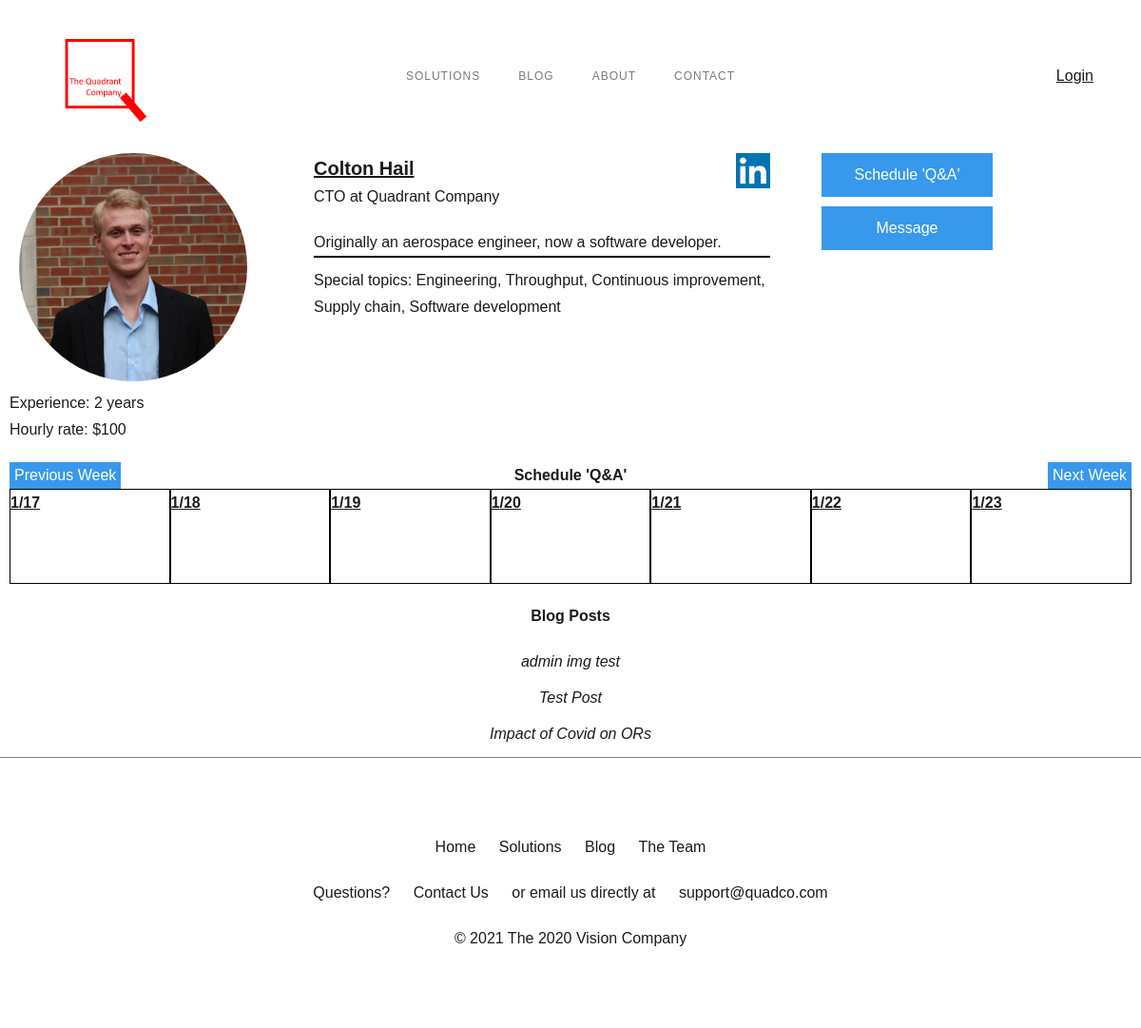
Screenshot of /profiles/profiles/1/2021-01-17 with the database file from the repository.
### solutions/models.py (models this page shows, shortened)
class qinfo(models.Model):
	prefixes = (('Mr.','Mr.'),('Mrs.','Mrs.'),('Ms.','Ms.'),('Dr.','Dr.'),)
	suffixes = (('PhD','PhD'),('M.D.','M.D.'),)
	categories = (('medicine','Medicine'),)
	actives = ((1,'Yes'),(0,'No'),)
	competency = ((1,'Yes'),(0,'No'))
	qn = models.IntegerField(primary_key=True)
	active = models.IntegerField(choices=actives,default=1)
	prefix = models.CharField(max_length=255,choices=prefixes,blank=True)
	first = models.CharField(max_length=255)
	last = models.CharField(max_length=255)
	suffix = models.CharField(max_length=255,choices=suffixes,blank=True)
	category = models.CharField(max_length=255,choices=categories)
	servicelinedev = models.IntegerField(choices=competency,default=0)
	capitalplan = models.IntegerField(choices=competency,default=0)
	pysicianrecruitment = models.IntegerField(choices=competency,default=0)
	processimprove = models.IntegerField(choices=competency,default=0)
	productivity = models.IntegerField(choices=competency,default=0)
	operationsfinance = models.IntegerField(choices=competency,default=0)
	leadingmeetings = models.IntegerField(choices=competency,default=0)
	dataanalysis = models.IntegerField(choices=competency,default=0)
	teamcourses = models.IntegerField(choices=competency,default=0)
	personalleadership = models.IntegerField(choices=competency,default=0)
	personalitytypes = models.IntegerField(choices=competency,default=0)
	tempassignments = models.IntegerField(choices=competency,default=0)
	special1 = models.CharField(max_length=255,blank=False)
	special2 = models.CharField(max_length=255,blank=False)
	special3 = models.CharField(max_length=255,blank=False)
	special4 = models.CharField(max_length=255,blank=False)
	special5 = models.CharField(max_length=255,blank=False)
	description = models.CharField(max_length=255,blank=False)
	bio = models.TextField()
	linkedin = models.CharField(max_length=255,null=True,blank=True)
	yearexp = models.IntegerField(blank=False)
	email = models.CharField(max_length=255,blank=False,default='example@gmail.com')
	cost = models.IntegerField(default=100)
	def __str__(self):
		return f'{self.prefix} {self.first} {self.last} {self.suffix}'

### blog/models.py (models this page shows)
class post(models.Model):
	bn = models.AutoField(primary_key=True)
	statuses = ((1,'Published'),(0,'Hidden'))
	title = models.CharField(max_length=255)
	status = models.IntegerField(choices=statuses)
	author = models.IntegerField()
	name = models.CharField(max_length=255)
	body = RichTextUploadingField(blank=True,null=True)
	post_date = models.DateField(auto_now_add=True)
	class Meta:
		ordering = ['-post_date']

### profiles/views.py (the view)
# urls.py: path('profiles/<str:getq>/<str:availstart>',views.qprofile.get_q,name='profiles'),
	def get_q(request, getq, availstart):
		date = dt.datetime.strptime(availstart,'%Y-%m-%d')
		startdate = date
		filter_kwargs = {
			'qn__exact': getq,
			}
		qdata = qinfo.objects.filter(**filter_kwargs)
		first = {'year':date.year,'month':date.month,'day':date.day}
		objs = qprofile.freeIndys(getq,date)
		firststarts = qprofile.orderIndys(objs)
		date = date + dt.timedelta(days=1)
		second = {'year':date.year,'month':date.month,'day':date.day}
		objs = qprofile.freeIndys(getq,date)
		secondstarts = qprofile.orderIndys(objs)
		date = date + dt.timedelta(days=1)
		third = {'year':date.year,'month':date.month,'day':date.day}
		objs = qprofile.freeIndys(getq,date)
		thirdstarts = qprofile.orderIndys(objs)
		date = date + dt.timedelta(days=1)
		fourth = {'year':date.year,'month':date.month,'day':date.day}
		objs = qprofile.freeIndys(getq,date)
		fourthstarts = qprofile.orderIndys(objs)
		date = date + dt.timedelta(days=1)
		fifth = {'year':date.year,'month':date.month,'day':date.day}
		objs = qprofile.freeIndys(getq,date)
		fifthstarts = qprofile.orderIndys(objs)
		date = date + dt.timedelta(days=1)
		sixth = {'year':date.year,'month':date.month,'day':date.day}
		objs = qprofile.freeIndys(getq,date)
		sixthstarts = qprofile.orderIndys(objs)
		date = date + dt.timedelta(days=1)
		seventh = {'year':date.year,'month':date.month,'day':date.day}
		objs = qprofile.freeIndys(getq,date)
		seventhstarts = qprofile.orderIndys(objs)
		avails = {
			'first': first,
			'firststarts': firststarts,
			'second': second,
			'secondstarts': secondstarts,
			'third': third,
			'thirdstarts':thirdstarts,
			'fourth': fourth,
			'fourthstarts': fourthstarts,
			'fifth': fifth,
			'fifthstarts': fifthstarts,
			'sixth': sixth,
			'sixthstarts': sixthstarts,
			'seventh': seventh,
			'seventhstarts': seventhstarts
			}
		prevweek = startdate - dt.timedelta(days=7)
		prevweek = prevweek.strftime('%Y-%m-%d')
		nextweek = startdate + dt.timedelta(days=7)
		nextweek = nextweek.strftime('%Y-%m-%d')
		filter_kwargs = {
			'author__exact': getq,
			'status__exact': 1
			}
		posts = post.objects.filter(**filter_kwargs)
		context = {
			'q': qdata[0],
			'avails': avails,
			'prevweek': prevweek,
			'nextweek': nextweek,
			'blogposts': posts
			}
		return render(request, 'user.html', context=context)

### profiles/views.py (called while the page is built)
	def freeIndys(getq,date):
		filter_kwargs = {
					'qn__exact': getq,
					'year__exact': date.year,
					'month__exact': date.month,
					'date__exact': date.day,
					'status__exact': 1,
					}
		objs = avail.objects.filter(**filter_kwargs)
		return objs

	def orderIndys(objs):
		firststarts = [0]*len(objs)
		if len(objs)>0:
			for start in range(0,len(objs)):
				firststarts[start] = [objs[start].start,objs[start].end]
		if len(firststarts)>0:
			datetimes = [0]*len(firststarts)
			for start in range(0,len(firststarts)):
				datetimes[start] = [qprofile.dt24hrTime(firststarts[start][0]),qprofile.dt24hrTime(firststarts[start][1])]
			datetimes = sorted(datetimes,key=lambda x: x[1])
			for start in range(0,len(firststarts)):
				firststarts[start] =  {'starttime': qprofile.str12hrTime(datetimes[start][0]),
					'endtime': qprofile.str12hrTime(datetimes[start][1])}
		else:
			firststarts = {}
		return firststarts

### templates/user.html (shortened to what this page needs)
{% extends "base_generic.html" %}
{% block content %}
  {% load static %}
  <div class="section cc-home-wrap">
    <div class="div-block-8">
			<div class="w-row">
				<div class="w-col w-col-3">
					<div class="div-block-6"><img src="{{ MEDIA_URL }}users/{{ q.qn }}.jpg" loading="lazy" sizes="20vw" alt="" class="image-4"></div>
					<div class="text-block-12">Experience: {{q.yearexp}} years</div>
					<div class="text-block-14">Hourly rate: ${{q.cost}}</div>
				</div>
				<div class="w-col w-col-9">
					<div class="div-block-7">
						<div class="div-block-11"><a href="{{ q.linkedin }}"><img src="{% static 'images/linkedin.GIF' %}" loading="lazy" alt=""></a></div>
						<div class="text-block-9">{{ q }}</div>
						<div class="text-block-13">{{ q.description }}</div>
						<div class="text-block-10">{{ q.bio }}</div>
						<div class="text-block-11"></div>
						<div class="text-block-15">Special topics: {{q.special1}}, {{q.special2}}, {{q.special3}}, {{q.special4}}, {{q.special5}}</div>
					</div>
				</div>
			</div>
			<div class="div-block-9"><a href="#qa" class="button-3 w-button">Schedule &#x27;Q&amp;A&#x27;</a><a href="{% url 'contact' qid=q.qn %}" class="button-4 w-button">Message</a></div>
	</div>
  <div id="qa" class="section-2">
    <div class="div-block-17">
      <div class="w-row">
		<div class="w-col w-col-4"><a href="{% url 'profiles' getq=q.qn availstart=prevweek %}" class="button-5 w-button">Previous Week</a></div>
		<div class="w-col w-col-4">
			<div class="text-block-17">Schedule &#x27;Q&amp;A&#x27;</div>
		</div>
		<div class="w-col w-col-4"><a href="{% url 'profiles' getq=q.qn availstart=nextweek %}" class="button-6 w-button">Next Week</a></div>
	  </div>
    </div>
    <div class="div-block-18">
      <div class="w-layout-grid grid-3">
        <div class="div-block-15">
          <div>
            <div class="text-block-18">{{ avails.first.month }}/{{ avails.first.day }}</div>
          </div>
        </div>
        <div class="div-block-15">
          <div>
            <div class="text-block-18">{{ avails.second.month }}/{{ avails.second.day }}</div>
          </div>
        </div>
        <div class="div-block-15">
          <div>
            <div class="text-block-18">{{ avails.third.month }}/{{ avails.third.day }}</div>
          </div>
        </div>
        <div class="div-block-15">
          <div>
            <div class="text-block-18">{{ avails.fourth.month }}/{{ avails.fourth.day }}</div>
          </div>
        </div>
        <div class="div-block-15">
          <div>
            <div class="text-block-18">{{ avails.fifth.month }}/{{ avails.fifth.day }}</div>
          </div>
        </div>
        <div class="div-block-15">
          <div>
            <div class="text-block-18">{{ avails.sixth.month }}/{{ avails.sixth.day }}</div>
          </div>
        </div>
        <div class="div-block-15">
          <div>
            <div class="text-block-18">{{ avails.seventh.month }}/{{ avails.seventh.day }}</div>
          </div>
        </div>
      </div>
    </div>
  </div>
    <div>
    <div class="div-block-38">
      <div class="text-block-40">Blog Posts</div>
	  	{% if blogposts %}
			<ul role="list" class="w-list-unstyled">
				{% for blogpost in blogposts %}
					<li>
					  <a href="{% url 'blogpost' bn=blogpost.bn %}" class="link-14">{{ blogpost.title }}</a>
					</li>
				{% endfor %}
			</ul>
		{% else %}
			<p>This Q has not made any posts yet, stay tuned!</p>
		{% endif %}
    </div>
  </div>
{% endblock %}

### static/css/webflow.css (style rules this page uses)
* { -webkit-box-sizing: border-box; -moz-box-sizing: border-box; box-sizing: border-box; }
html { height: 100%; }
body { margin: 0; min-height: 100%; background-color: #fff; font-family: Arial, sans-serif; font-size: 14px; line-height: 20px; color: #333; }
img { max-width: 100%; vertical-align: middle; display: inline-block; }
.w-button { display: inline-block; padding: 9px 15px; background-color: #3898EC; color: white; border: 0; line-height: inherit; text-decoration: none; cursor: pointer; border-radius: 0; }
ul, ol { margin-top: 0px; margin-bottom: 10px; padding-left: 40px; }
.w-list-unstyled { padding-left: 0; list-style: none; }
.w-row:before, .w-row:after { content: " "; display: table; grid-column-start: 1; grid-row-start: 1; grid-column-end: 2; grid-row-end: 2; }
.w-row:after { clear: both; }
.w-col { position: relative; float: left; width: 100%; min-height: 1px; padding-left: 10px; padding-right: 10px; }
.w-col-3 { width: 25%; }
.w-col-4 { width: 33.33333333%; }
.w-col-9 { width: 75%; }

### rows the page displays
qinfo: yearexp "2", cost "100", prefix+first+last "Colton Hail", description "CTO at Quadrant Company", bio "Originally an aerospace engineer, now a software developer.", special1 "Engineering", special2 "Throughput", special3 "Continuous improvement", special4 "Supply chain", special5 "Software development"
post: title "admin img test"
post: title "Test Post"
post: title "Impact of Covid on ORs"

### other values shown
{{ avails.first.month }} "1"
{{ avails.first.day }} "17"
{{ avails.second.month }} "1"
{{ avails.second.day }} "18"
{{ avails.third.month }} "1"
{{ avails.third.day }} "19"
{{ avails.fourth.month }} "1"
{{ avails.fourth.day }} "20"
{{ avails.fifth.month }} "1"
{{ avails.fifth.day }} "21"
{{ avails.sixth.month }} "1"
{{ avails.sixth.day }} "22"
{{ avails.seventh.month }} "1"
{{ avails.seventh.day }} "23"
